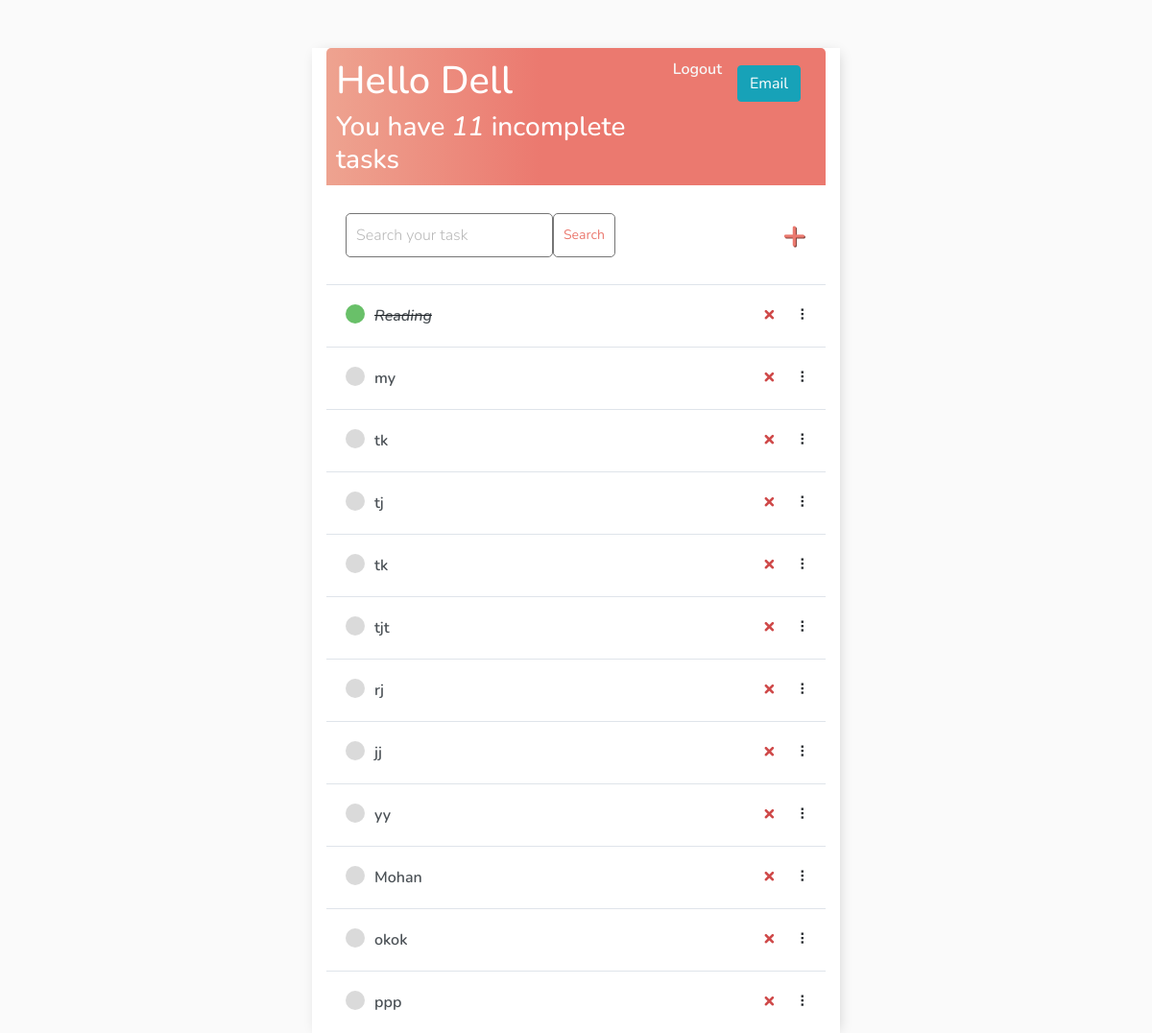
Page / (signed in) on the committed database.
### base/models.py (models this page shows)
class Task(models.Model):
    user = models.ForeignKey(
    User, on_delete=models.CASCADE, null=True, blank=True)
    title = models.CharField(max_length=200)
    description = models.TextField(null=True, blank=True)
    date = models.DateTimeField(default=timezone.now)
    email = models.EmailField(max_length=50)
    complete = models.BooleanField(default=False)
    created = models.DateTimeField(auto_now_add=True)
    def __str__(self):
        return self.title
    class Meta:
        order_with_respect_to = 'user'

### base/views.py (the view)
# urls.py: path('', TaskList.as_view(), name='tasks'),
class TaskList(LoginRequiredMixin, ListView):
    model = Task
    context_object_name = 'tasks'
    def get_context_data(self, **kwargs):
        context = super().get_context_data(**kwargs)
        context['tasks'] = context['tasks'].filter(user=self.request.user)
        context['count'] = context['tasks'].filter(complete=False).count()
        search_input = self.request.GET.get('search-area') or ''
        if search_input:
            context['tasks'] = context['tasks'].filter(
                title__contains=search_input)
        context['search_input'] = search_input
        return context

### base/templates/base/task_list.html (shortened to what this page needs)
{% extends 'base/main.html' %} {% block content %}
<div class="header-bar">
    <div>
        <h1>Hello {{request.user|title}} </h1>
        <h3 style="margin:0">You have <i>{{count}}</i> incomplete task{{ count|pluralize:"s" }}</h3>
    </div>
    {% if request.user.is_authenticated %}
    <a href="{% url 'logout' %}">Logout</a> {% else %}
    <a href="{% url 'login' %}">Login</a> {% endif %}
    <div>
            <a class="nav-link" href="/email"><button type="button" class="btn btn-info">Email</button></a>
    </div>
</div>
<div id="search-add-wrapper">
    <form method="GET" style="display: flex;">
        <input type='text' name='search-area' placeholder="Search your task" value="{{search_input}}">
        <input class="button" type="submit" value='Search'>
    </form>
    {% if tasks|length > 0 %}
    <a id="add-link" href="{% url 'task-create' %}">&#x2b;</a>
    {% endif %}
</div>
<div id="tasklist" class="task-items-wrapper">
    {% for task in tasks %}
    <div class="task-wrapper" data-position="{{task.pk}}">
        <div class="task-title">
            {% if task.complete %}
            <div class="task-complete-icon"></div>
            <i><s><a href="{% url 'task-update' task.id %}">{{task}}</a></s></i> {% else %}
            <div class="task-incomplete-icon"></div>
            <a href="{% url 'task-update' task.id %}">{{task}}</a> {% endif %}
        </div>
        <div class="task-controls">
            <a class="delete-link" href="{% url 'task-delete' task.id %}">&#215;</a>
            <span class="handle">&nbsp;&#10247;</span>
        </div>
    </div>
    {% empty %}
    <div style="text-align: center; padding-bottom: 10px; line-height: 1em;">
        <h3>No new tasks are created.</h3>
        <h3>Create a <a style="text-decoration: none; color: #e53935;" href="{% url 'task-create' %}">New task</a> ! </h3>
    </div>
    {% endfor %}
</div>
{% endblock content %}

### base/templates/base/main.html (shortened to what this page needs)
<!DOCTYPE html>
<html lang="en">
<head>
    <link rel="stylesheet" href="https://cdn.jsdelivr.net/npm/bootstrap@4.5.3/dist/css/bootstrap.min.css"
>
</head>
<body>
    <div class="container">
        {% block content %} {% endblock content %}
    </div>
</body>
</html>

### base/templates/base/main.html (style rules this page uses)
body { background-color: #FAFAFA; font-family: 'Nunito', sans-serif; padding-top: 50px; }
h1, h2, h3, h4, h5, h6, { font-family: 'Raleway', sans-serif; }
a, p { color: #4b5156 }
a { font-weight: 600; }
.container { max-width: 550px; margin: auto; background-color: #fff; -webkit-box-shadow: 2px 2px 13px -4px rgba(0, 0, 0, 0.21); box-shadow: 2px 2px 13px -4px rgba(0, 0, 0, 0.21); }
input { outline: none; border: none; }
.header-bar { display: flex; justify-content: space-between; color: #fff; padding: 10px; border-radius: 5px 5px 0 0; background: linear-gradient(90deg, #EEA390 0%, #EB796F 43%, #EB796F 100%); }
.header-bar a { color: rgb(247, 247, 247); text-decoration: none; }
.task-wrapper { display: flex; align-items: center; justify-content: space-between; background-color: #fff; border-top: 1px solid #dfe4ea; overflow: hidden; }
.task-title { display: flex; padding: 20px; }
.task-title a { text-decoration: none; color: #4b5156; margin-left: 10px; }
.task-complete-icon { height: 20px; width: 20px; background-color: rgb(105, 192, 105); border-radius: 50%; }
.task-incomplete-icon { height: 20px; width: 20px; background-color: rgb(218, 218, 218); border-radius: 50%; }
.delete-link { text-decoration: none; font-weight: 900; color: #cf4949; font-size: 22px; line-height: 0; padding: 20px 0px; }
.handle { display: inline-block; padding: 20px 16px; cursor: grab; user-select: none; }
.handle:after, .handle:before { display: block; content: ""; }
#add-link { color: #EB796F; text-decoration: none; font-size: 42px; text-shadow: 1px 1px #81413b; }
#search-add-wrapper { display: flex; justify-content: space-between; align-items: center; padding: 20px; }
input[type=text], input[type=password], textarea { border: 1px solid #757575; border-radius: 5px; padding: 10px; width: 90%; }
::placeholder { font-weight: 300; opacity: 0.5; }
.button { border: 1px solid #757575; background-color: #FFF; color: #EB796F; padding: 10px; font-size: 14px; border-radius: 5px; cursor: pointer; text-decoration: none; }

### rows in the picture
Task: title "Reading"
Task: title "my"
Task: title "tk"
Task: title "tj"
Task: title "tk"
Task: title "tjt"
Task: title "rj"
Task: title "jj"
Task: title "yy"
Task: title "Mohan"
Task: title "okok"
Task: title "ppp"

### other values in the picture
{{ request.user|title }} "Dell"
{{ count }} "11"
